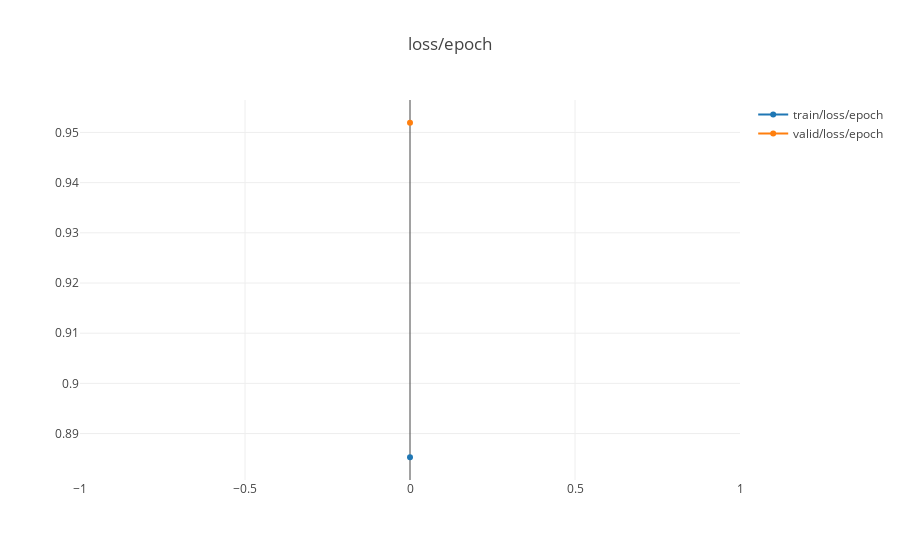

Here is the notebook cell this chart was saved with:
### Markdown cell above
### Visualization

### Code cell
from catalyst.dl.utils import UtilsFactory
# you can use plotly and tensorboard to plot metrics inside jupyter
# by default it only plots loss
# not sure if it correctly works in Colab
UtilsFactory.plot_metrics(logdir=logdir)

### Figure 1 — Plotly figure (JSON) as saved in the notebook; plotly's stock layout.template omitted (floating-point values rounded to 4 significant figures)
{"data": [{"name": "train/loss/epoch", "type": "scatter", "uid": "671b470a-f711-4111-9021-4ec5aff27f29", "x": [0], "y": [0.8853]}, {"name": "valid/loss/epoch", "type": "scatter", "uid": "e9f58bef-a0bc-4593-badc-6a4dede95f88", "x": [0], "y": [0.9519]}], "layout": {"title": {"text": "loss/epoch"}, "yaxis": {"hoverformat": ".5f"}}}
